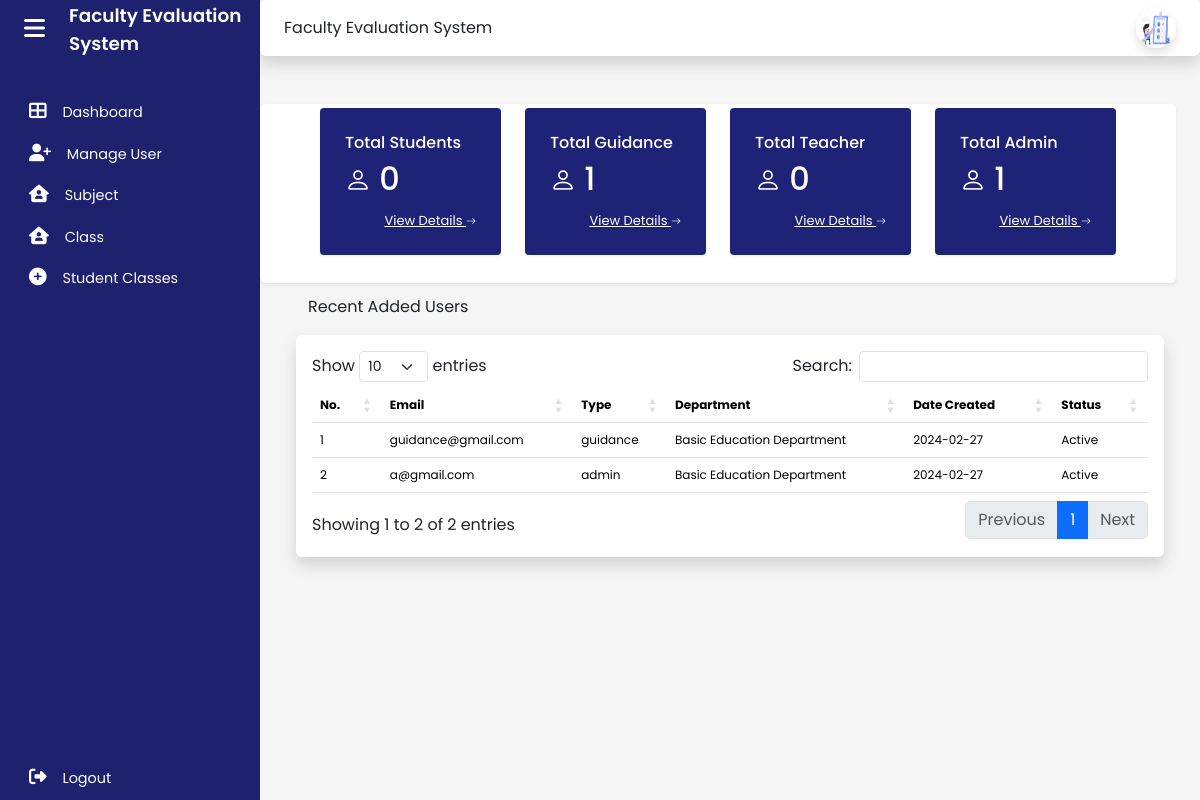
Page /admin/dashboard.php (signed in) on the earlier database version.
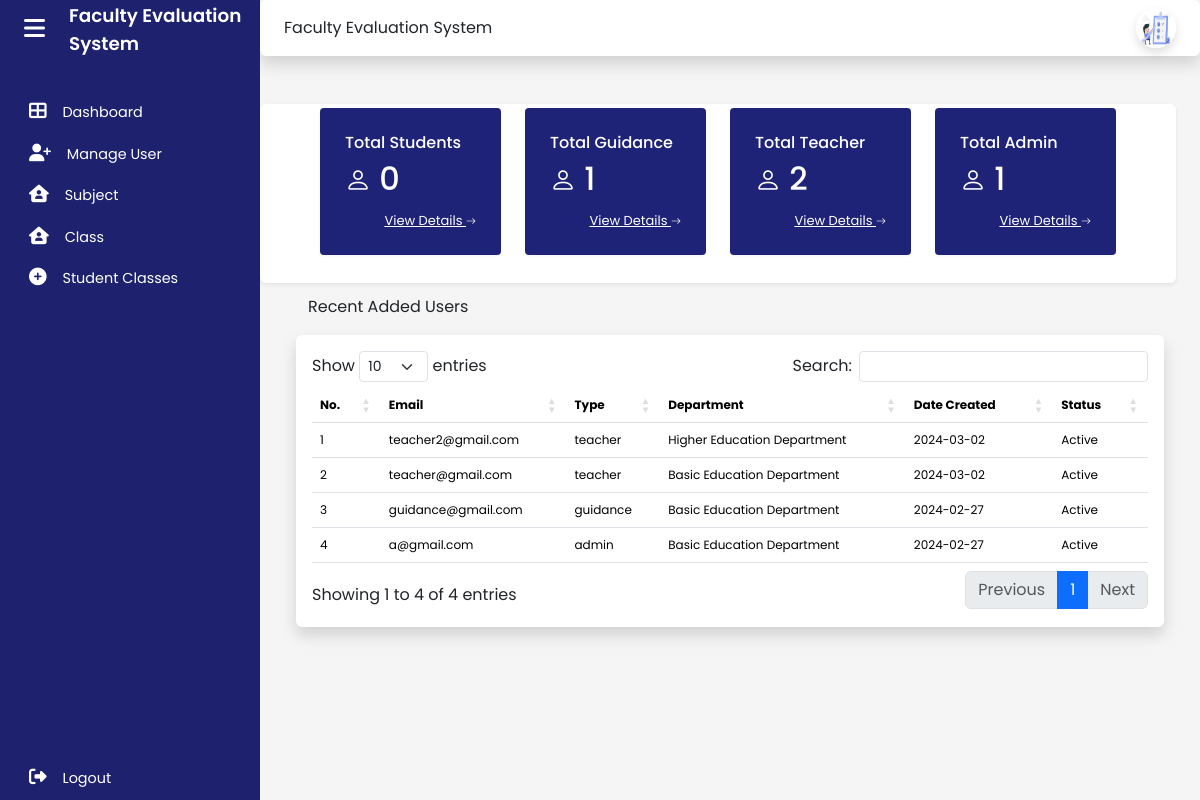
Same page on the later database version.
### tables this page shows
CREATE TABLE `user` (
  `id` int(11) NOT NULL,
  `user-id` varchar(50) NOT NULL,
  `email` varchar(50) NOT NULL,
  `password` varchar(20) NOT NULL,
  `type` varchar(15) NOT NULL,
  `department` int(11) NOT NULL,
  `date_created` date DEFAULT NULL,
  `date_updated` date DEFAULT NULL
);

### admin/dashboard.php (the view, shortened to what the changed rows need)
<?php
include "../connect.php";
?>
<!DOCTYPE html>
<html lang="en">
<head>
    <link href="https://cdn.jsdelivr.net/npm/bootstrap@5.3.2/dist/css/bootstrap.min.css" rel="stylesheet"
>
    <link rel="stylesheet" type="text/css" href="https://cdn.datatables.net/1.11.5/css/dataTables.bootstrap5.min.css">
    <link rel="stylesheet" href="css/dashboard.css">
    <link rel="stylesheet" href="https://cdn.jsdelivr.net/npm/bootstrap-icons@1.11.2/font/bootstrap-icons.min.css">
</head>
<body>
    <div class="wrapper">
        <div class="main" style="background-color: #F5F5F5;">
            <div class="container">
                <div class="col-md-12 px-5 py-1 shadow-sm p-2 mb-2 bg-white rounded row">
                      <div class="col-md-6 col-xl-3">
                        <div class="card order-card" id="card">
                            <div class="card-block">
                                <h2 class="text-right"><i class="bi bi-person"></i> <span>
                                         <?php
                                                $sql = "SELECT * from user where type='student'";
                                                if ($result = mysqli_query($con, $sql)) {
                                                    $rowcount = mysqli_num_rows( $result );
                                                    printf(" %d\n", $rowcount);
                                                }
                                             ?>
                                        </span></h2>
                            </div>
                        </div>
                     </div>
                    <div class="col-md-6 col-xl-3">
                        <div class="card order-card" id="card">
                            <div class="card-block">
                                <h2 class="text-right"><i class="bi bi-person"></i> <span>
                                         <?php
                                                $sql = "SELECT * from user where type='Guidance'";
                                                if ($result = mysqli_query($con, $sql)) {
                                                    $rowcount = mysqli_num_rows( $result );
                                                    printf(" %d\n", $rowcount);
                                                }
                                             ?>
                                </span></h2>
                           </div>
                        </div>
                    </div>
                    <div class="col-md-6 col-xl-3">
                        <div class="card order-card" id="card">
                            <div class="card-block">
                                <h2 class="text-right"><i class="bi bi-person"></i> <span>
                                        <?php
                                                $sql = "SELECT * from user where type='teacher'";
                                                if ($result = mysqli_query($con, $sql)) {
                                                    $rowcount = mysqli_num_rows( $result );
                                                    printf(" %d\n", $rowcount);
                                                }
                                             ?>
                                </span></h2>
                          </div>
                        </div>
                    </div>
                    <div class="col-md-4 col-xl-3">
                        <div class="card order-card" id="card">
                            <div class="card-block">
                                <h2 class="text-right"><i class="bi bi-person"></i> <span>
                                         <?php
                                                $sql = "SELECT * from user where type='admin'";
                                                if ($result = mysqli_query($con, $sql)) {
                                                    $rowcount = mysqli_num_rows( $result );
                                                    printf(" %d\n", $rowcount);
                                                }
                                             ?>
                                </span></h2>
                            </div>
                        </div>
                    </div>
                </div>
          </div>
                      <div class="col-md-12 px-5 py-1">
                                  <div class="row">
                                  <div class="col-sm-12 shadow p-3 mb-5 bg-body rounded">
                                      <div class="table-responsive">
                                      <table id="example" class="table table-hover" style="width:100%; font-size: 12px !important;">
                                              <thead class="bg-primary text-white">
                                                  <tr>
                                                      <th>No.</th>
                                                      <th>Email</th>
                                                      <th>Type</th>
                                                      <th>Department</th>
                                                      <th>Date Created</th>
                                                      <th>Status</th>
                                                  </tr>
                                              </thead>
                                              <tbody>
                                                  <?php
                                                  $sqlquery = mysqli_query($con, "SELECT * FROM user ORDER BY id DESC;");
                                                  $i = 1;
                                                  while ($rows = mysqli_fetch_array($sqlquery)) {
                                                    $dateCreated = strtotime($rows['date_created']);
                                                    $currentDate = strtotime(date('Y-m-d'));
                                                    $timeDifference = $currentDate - $dateCreated;
                                                    $yearsDifference = floor($timeDifference / (365 * 24 * 60 * 60));
                                                    $status = ($yearsDifference >= 1) ? 0 : 1;
                                                  ?>
                                                      <tr class="mt-4">
                                                          <td><?php echo $i++; ?></td>
                                                          <td><?php echo $rows['email']; ?></td>
                                                          <td><?php echo $rows['type']; ?></td>
                                                          <td><?php echo ($rows['department'] == 1) ? 'Basic Education Department' : 'Higher Education Department'; ?></td>
                                                          <td><?php echo $rows['date_created']; ?></td>
                                                          <td><?php echo ($status == 1) ? 'Active' : 'Inactive'; ?></td>
                                                      </tr>
                                                  <?php
                                                  }
                                                  ?>
                                              </tbody>
                                          </table>
                                      </div>
                                  </div>
</body>

Differences in the rows shown:
added user: email "teacher2@gmail.com", type "teacher", department "Higher Education Department", date_created "2024-03-02", shows "Active"
added user: email "teacher@gmail.com", type "teacher", department "Basic Education Department", date_created "2024-03-02", shows "Active"
Other differences:
$rowcount: "0" → "2"
text written by a page script: "Show entries Search: Showing 1 to 2 of 2 entries Previous 1 Next" → "Show entries Search: Showing 1 to 4 of 4 entries Previous 1 Next"
